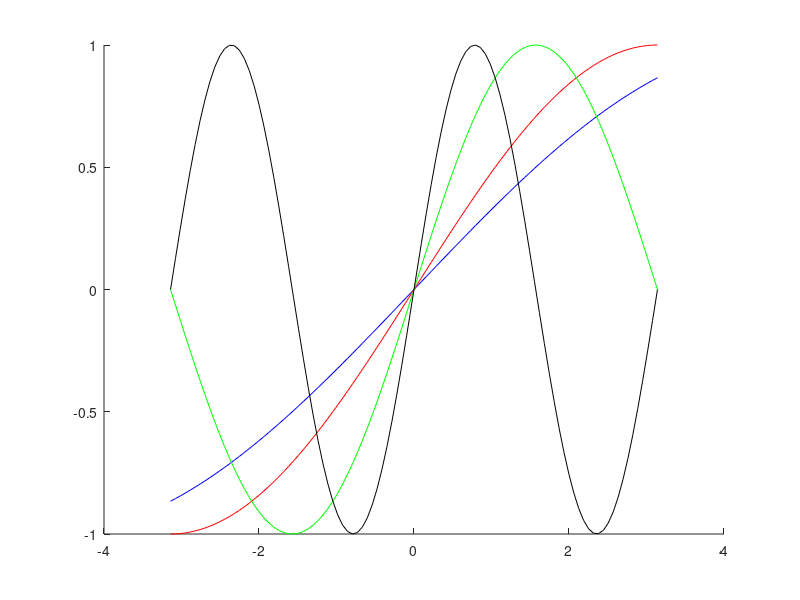

The MATLAB script that drew this image:
clear all
clc

figure(1)
hold on

k = [1/3 1/2 1 2];
colors = ['b' 'r' 'g' 'k'];
x = linspace(-pi, pi, 100);

for i=1:1:4
    y = sin(k(1,i) * x);
    plot(x,y, [colors(1,i), '-' ])
end
